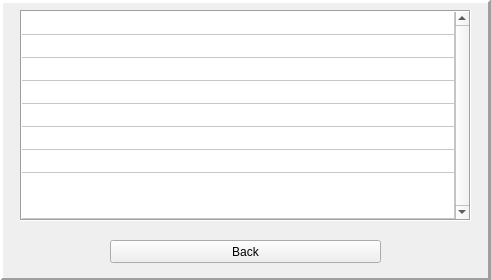
<?xml version="1.0" encoding="UTF-8"?>
<ui version="4.0">
 <class>WindowUser</class>
 <widget class="QWidget" name="WindowUser">
  <property name="windowModality">
   <enum>Qt::WindowModal</enum>
  </property>
  <property name="geometry">
   <rect>
    <x>0</x>
    <y>0</y>
    <width>491</width>
    <height>280</height>
   </rect>
  </property>
  <property name="sizePolicy">
   <sizepolicy hsizetype="Fixed" vsizetype="Maximum">
    <horstretch>0</horstretch>
    <verstretch>0</verstretch>
   </sizepolicy>
  </property>
  <property name="minimumSize">
   <size>
    <width>491</width>
    <height>280</height>
   </size>
  </property>
  <property name="maximumSize">
   <size>
    <width>491</width>
    <height>280</height>
   </size>
  </property>
  <property name="focusPolicy">
   <enum>Qt::WheelFocus</enum>
  </property>
  <property name="windowTitle">
   <string>Account User</string>
  </property>
  <property name="windowIcon">
   <iconset>
    <selectedon>:/Image/MyAcc.png</selectedon>
   </iconset>
  </property>
  <widget class="QFrame" name="frame">
   <property name="geometry">
    <rect>
     <x>0</x>
     <y>0</y>
     <width>491</width>
     <height>281</height>
    </rect>
   </property>
   <property name="frameShape">
    <enum>QFrame::Panel</enum>
   </property>
   <property name="frameShadow">
    <enum>QFrame::Raised</enum>
   </property>
   <property name="lineWidth">
    <number>3</number>
   </property>
   <widget class="QTableWidget" name="tableWidget">
    <property name="geometry">
     <rect>
      <x>20</x>
      <y>10</y>
      <width>451</width>
      <height>211</height>
     </rect>
    </property>
    <property name="minimumSize">
     <size>
      <width>451</width>
      <height>211</height>
     </size>
    </property>
    <property name="maximumSize">
     <size>
      <width>451</width>
      <height>211</height>
     </size>
    </property>
    <property name="font">
     <font>
      <family>Arial</family>
      <weight>75</weight>
      <bold>true</bold>
     </font>
    </property>
    <property name="mouseTracking">
     <bool>true</bool>
    </property>
    <property name="tabletTracking">
     <bool>true</bool>
    </property>
    <property name="contextMenuPolicy">
     <enum>Qt::PreventContextMenu</enum>
    </property>
    <property name="toolTip">
     <string/>
    </property>
    <property name="inputMethodHints">
     <set>Qt::ImhNone</set>
    </property>
    <property name="frameShape">
     <enum>QFrame::Box</enum>
    </property>
    <property name="frameShadow">
     <enum>QFrame::Sunken</enum>
    </property>
    <property name="verticalScrollBarPolicy">
     <enum>Qt::ScrollBarAlwaysOn</enum>
    </property>
    <property name="horizontalScrollBarPolicy">
     <enum>Qt::ScrollBarAlwaysOff</enum>
    </property>
    <property name="sizeAdjustPolicy">
     <enum>QAbstractScrollArea::AdjustIgnored</enum>
    </property>
    <property name="autoScroll">
     <bool>false</bool>
    </property>
    <property name="autoScrollMargin">
     <number>0</number>
    </property>
    <property name="editTriggers">
     <set>QAbstractItemView::NoEditTriggers</set>
    </property>
    <property name="tabKeyNavigation">
     <bool>false</bool>
    </property>
    <property name="showDropIndicator" stdset="0">
     <bool>false</bool>
    </property>
    <property name="dragEnabled">
     <bool>false</bool>
    </property>
    <property name="dragDropOverwriteMode">
     <bool>false</bool>
    </property>
    <property name="dragDropMode">
     <enum>QAbstractItemView::NoDragDrop</enum>
    </property>
    <property name="defaultDropAction">
     <enum>Qt::CopyAction</enum>
    </property>
    <property name="alternatingRowColors">
     <bool>false</bool>
    </property>
    <property name="selectionMode">
     <enum>QAbstractItemView::NoSelection</enum>
    </property>
    <property name="selectionBehavior">
     <enum>QAbstractItemView::SelectColumns</enum>
    </property>
    <property name="iconSize">
     <size>
      <width>50</width>
      <height>59</height>
     </size>
    </property>
    <property name="textElideMode">
     <enum>Qt::ElideLeft</enum>
    </property>
    <property name="verticalScrollMode">
     <enum>QAbstractItemView::ScrollPerItem</enum>
    </property>
    <property name="horizontalScrollMode">
     <enum>QAbstractItemView::ScrollPerItem</enum>
    </property>
    <property name="showGrid">
     <bool>true</bool>
    </property>
    <property name="gridStyle">
     <enum>Qt::SolidLine</enum>
    </property>
    <property name="sortingEnabled">
     <bool>false</bool>
    </property>
    <property name="wordWrap">
     <bool>false</bool>
    </property>
    <property name="cornerButtonEnabled">
     <bool>false</bool>
    </property>
    <property name="rowCount">
     <number>8</number>
    </property>
    <property name="columnCount">
     <number>1</number>
    </property>
    <attribute name="horizontalHeaderVisible">
     <bool>false</bool>
    </attribute>
    <attribute name="horizontalHeaderCascadingSectionResizes">
     <bool>false</bool>
    </attribute>
    <attribute name="horizontalHeaderMinimumSectionSize">
     <number>10</number>
    </attribute>
    <attribute name="horizontalHeaderDefaultSectionSize">
     <number>10</number>
    </attribute>
    <attribute name="horizontalHeaderHighlightSections">
     <bool>false</bool>
    </attribute>
    <attribute name="horizontalHeaderShowSortIndicator" stdset="0">
     <bool>false</bool>
    </attribute>
    <attribute name="horizontalHeaderStretchLastSection">
     <bool>true</bool>
    </attribute>
    <attribute name="verticalHeaderVisible">
     <bool>false</bool>
    </attribute>
    <attribute name="verticalHeaderCascadingSectionResizes">
     <bool>false</bool>
    </attribute>
    <attribute name="verticalHeaderMinimumSectionSize">
     <number>23</number>
    </attribute>
    <attribute name="verticalHeaderDefaultSectionSize">
     <number>23</number>
    </attribute>
    <attribute name="verticalHeaderHighlightSections">
     <bool>false</bool>
    </attribute>
    <attribute name="verticalHeaderShowSortIndicator" stdset="0">
     <bool>false</bool>
    </attribute>
    <attribute name="verticalHeaderStretchLastSection">
     <bool>true</bool>
    </attribute>
    <row>
     <property name="text">
      <string>№ Employee</string>
     </property>
    </row>
    <row>
     <property name="text">
      <string>ID:</string>
     </property>
    </row>
    <row>
     <property name="text">
      <string>Name:</string>
     </property>
    </row>
    <row>
     <property name="text">
      <string>Meaning:</string>
     </property>
    </row>
    <row>
     <property name="text">
      <string>Gender:</string>
     </property>
    </row>
    <row>
     <property name="text">
      <string>Nationality:</string>
     </property>
    </row>
    <row>
     <property name="text">
      <string>Number of visits:</string>
     </property>
    </row>
    <row>
     <property name="text">
      <string>Time of last visits:</string>
     </property>
    </row>
    <column>
     <property name="text">
      <string>Account User</string>
     </property>
     <property name="font">
      <font>
       <weight>75</weight>
       <bold>true</bold>
      </font>
     </property>
     <property name="textAlignment">
      <set>AlignHCenter|AlignTop</set>
     </property>
    </column>
    <item row="0" column="0">
     <property name="text">
      <string/>
     </property>
     <property name="font">
      <font>
       <family>Arial</family>
       <weight>75</weight>
       <bold>true</bold>
      </font>
     </property>
     <property name="flags">
      <set>NoItemFlags</set>
     </property>
    </item>
    <item row="1" column="0">
     <property name="text">
      <string/>
     </property>
     <property name="font">
      <font>
       <family>Arial</family>
       <weight>75</weight>
       <bold>true</bold>
      </font>
     </property>
     <property name="flags">
      <set>NoItemFlags</set>
     </property>
    </item>
    <item row="2" column="0">
     <property name="text">
      <string/>
     </property>
     <property name="font">
      <font>
       <family>Arial</family>
      </font>
     </property>
    </item>
    <item row="3" column="0">
     <property name="text">
      <string/>
     </property>
     <property name="font">
      <font>
       <family>Arial</family>
       <weight>75</weight>
       <bold>true</bold>
      </font>
     </property>
    </item>
    <item row="5" column="0">
     <property name="text">
      <string/>
     </property>
     <property name="font">
      <font>
       <family>Arial</family>
       <weight>75</weight>
       <bold>true</bold>
      </font>
     </property>
    </item>
    <item row="6" column="0">
     <property name="text">
      <string/>
     </property>
     <property name="font">
      <font>
       <family>Arial</family>
       <weight>75</weight>
       <bold>true</bold>
      </font>
     </property>
    </item>
    <item row="7" column="0">
     <property name="text">
      <string/>
     </property>
     <property name="font">
      <font>
       <family>Arial</family>
       <weight>75</weight>
       <bold>true</bold>
       <kerning>false</kerning>
      </font>
     </property>
    </item>
   </widget>
   <widget class="QPushButton" name="pushButton">
    <property name="geometry">
     <rect>
      <x>110</x>
      <y>240</y>
      <width>271</width>
      <height>23</height>
     </rect>
    </property>
    <property name="text">
     <string>Back</string>
    </property>
    <property name="checkable">
     <bool>true</bool>
    </property>
   </widget>
  </widget>
 </widget>
 <resources/>
 <connections/>
</ui>
